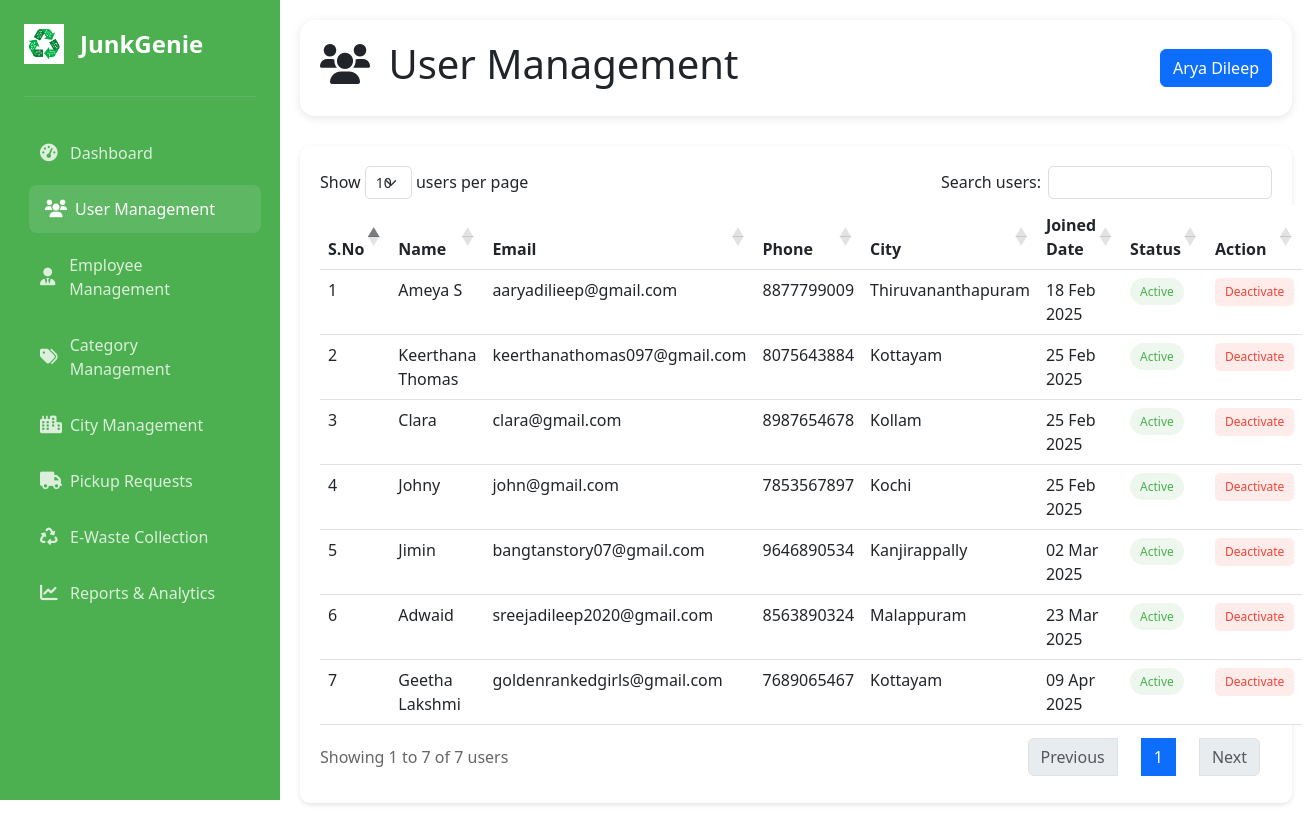
Page /usermanagement.php (signed in) on the committed database.
### tables this page shows
CREATE TABLE `users` (
  `user_id` int(11) NOT NULL,
  `fullname` varchar(100) NOT NULL,
  `email` varchar(100) NOT NULL,
  `phone` varchar(15) NOT NULL,
  `password` varchar(255) NOT NULL,
  `role` enum('Admin','Employee','End User') NOT NULL,
  `status` enum('Active','Inactive') DEFAULT 'Active',
  `address` text DEFAULT NULL,
  `created_at` timestamp NOT NULL DEFAULT current_timestamp(),
  `reset_token` varchar(100) DEFAULT NULL,
  `reset_token_expiry` datetime DEFAULT NULL,
  `zip_code` varchar(20) DEFAULT NULL,
  `verification_token` varchar(255) DEFAULT NULL,
  `is_verified` enum('Yes','No') DEFAULT 'No',
  `email_verification_token` varchar(255) DEFAULT NULL,
  `email_verified` tinyint(1) DEFAULT 0,
  `reset_otp` varchar(6) DEFAULT NULL,
  `reset_otp_expiry` datetime DEFAULT NULL,
  `is_active` tinyint(1) DEFAULT 1,
  `city_id` int(11) DEFAULT NULL,
  `google_id` varchar(255) DEFAULT NULL
);

CREATE TABLE `cities` (
  `city_id` int(11) NOT NULL,
  `city_name` varchar(100) NOT NULL,
  `is_active` tinyint(1) DEFAULT 1,
  `created_at` timestamp NOT NULL DEFAULT current_timestamp(),
  `user_id` int(11) DEFAULT NULL
);

### usermanagement.php (the view, shortened to what this page needs)
<?php
require_once 'connect.php';
$query = "SELECT
            ROW_NUMBER() OVER (ORDER BY u.created_at) as serial_no,
            u.user_id,
            u.fullname,
            u.email,
            u.phone,
            c.city_name,
            u.created_at,
            u.is_active
          FROM users u
          LEFT JOIN cities c ON u.city_id = c.city_id
          WHERE u.role = 'End User'
          ORDER BY u.created_at DESC";
$result = $conn->query($query);
?>
<!DOCTYPE html>
<html lang="en">
<head>
    <link href="https://cdn.jsdelivr.net/npm/bootstrap@5.3.0/dist/css/bootstrap.min.css" rel="stylesheet">
    <link href="https://cdn.datatables.net/1.11.5/css/dataTables.bootstrap5.min.css" rel="stylesheet">
    <link href="https://cdnjs.cloudflare.com/ajax/libs/font-awesome/6.0.0/css/all.min.css" rel="stylesheet">
</head>
<!DOCTYPE html>
<html lang="en">
<head>
    <link href="https://cdn.jsdelivr.net/npm/bootstrap@5.3.0/dist/css/bootstrap.min.css" rel="stylesheet">
    <link href="https://cdn.datatables.net/1.11.5/css/dataTables.bootstrap5.min.css" rel="stylesheet">
    <link href="https://cdnjs.cloudflare.com/ajax/libs/font-awesome/6.0.0/css/all.min.css" rel="stylesheet">
</head>
<body>
    <?php include 'sidebar.php'; ?>
    <div class="main-content">
        <div class="header">
            <h1>
                <i class="fas fa-users me-2"></i>
                User Management
            </h1>
            <div class="profile-dropdown">
                <button class="btn btn-primary"><?php echo htmlspecialchars($_SESSION['fullname']); ?></button>
            </div>
        </div>
        <div class="table-container">
            <table id="usersTable" class="table table-hover">
                <thead>
                    <tr>
                        <th>S.No</th>
                        <th>Name</th>
                        <th>Email</th>
                        <th>Phone</th>
                        <th>City</th>
                        <th>Joined Date</th>
                        <th>Status</th>
                        <th>Action</th>
                    </tr>
                </thead>
                <tbody>
                    <?php while($row = $result->fetch_assoc()): ?>
                    <tr>
                        <td><?php echo $row['serial_no']; ?></td>
                        <td><?php echo htmlspecialchars($row['fullname']); ?></td>
                        <td><?php echo htmlspecialchars($row['email']); ?></td>
                        <td><?php echo htmlspecialchars($row['phone']); ?></td>
                        <td><?php echo htmlspecialchars($row['city_name'] ?? 'N/A'); ?></td>
                        <td><?php echo date('d M Y', strtotime($row['created_at'])); ?></td>
                        <td>
                            <span class="status-badge <?php echo $row['is_active'] ? 'status-active' : 'status-inactive'; ?>">
                                <?php echo $row['is_active'] ? 'Active' : 'Inactive'; ?>
                            </span>
                        </td>
                        <td>
                            <form method="POST" class="d-inline">
                                <button type="submit" name="toggle_status"
                                        class="toggle-btn <?php echo $row['is_active'] ? 'toggle-deactivate' : 'toggle-activate'; ?>">
                                    <?php echo $row['is_active'] ? 'Deactivate' : 'Activate'; ?>
                                </button>
                            </form>
                        </td>
                    </tr>
                    <?php endwhile; ?>
                </tbody>
            </table>
        </div>
    </div>
</body>
</html>

### usermanagement.php (style rules this page uses)
:root { --primary-color: #4CAF50; --secondary-color: #388E3C; --accent-color: #8BC34A; --success-color: #2ecc71; --warning-color: #f1c40f; --danger-color: #e74c3c; --background-color: #f5f6fa; --text-color: #333; }
body { background: #f5f6fa; min-height: 100vh; }
.main-content { margin-left: 280px; padding: 20px; }
.header { background: white; padding: 20px; border-radius: 15px; box-shadow: 0 2px 10px rgba(0, 0, 0, 0.1); margin-bottom: 30px; display: flex; justify-content: space-between; align-items: center; }
.profile-dropdown { position: relative; display: inline-block; }
.table-container { background: white; padding: 20px; border-radius: 10px; box-shadow: 0 2px 5px rgba(0, 0, 0, 0.1); margin-bottom: 30px; }
.status-badge { padding: 5px 10px; border-radius: 20px; font-size: 12px; font-weight: 500; }
.status-active { background: rgba(76, 175, 80, 0.1); color: #4CAF50; }
.toggle-btn { padding: 5px 10px; border: none; border-radius: 5px; cursor: pointer; font-size: 12px; transition: all 0.3s ease; }
.toggle-deactivate { background: rgba(244, 67, 54, 0.1); color: #F44336; }

### sidebar.php (style rules this page uses)
.main-content { margin-left: 280px; padding: 20px; transition: margin-left 0.3s ease; }

### rows in the picture
users: serial_no "7", fullname "Geetha Lakshmi", email "goldenrankedgirls@gmail.com", phone "7689065467", city.city_name "Kottayam", created_at "09 Apr 2025", is_active "Active"
users: serial_no "6", fullname "Adwaid", email "sreejadileep2020@gmail.com", phone "8563890324", city.city_name "Malappuram", created_at "23 Mar 2025", is_active "Active"
users: serial_no "5", fullname "Jimin", email "bangtanstory07@gmail.com", phone "9646890534", city.city_name "Kanjirappally", created_at "02 Mar 2025", is_active "Active"
users: serial_no "4", fullname "Johny", email "john@gmail.com", phone "7853567897", city.city_name "Kochi", created_at "25 Feb 2025", is_active "Active"
users: serial_no "3", fullname "Clara", email "clara@gmail.com", phone "8987654678", city.city_name "Kollam", created_at "25 Feb 2025", is_active "Active"
users: serial_no "2", fullname "Keerthana Thomas", email "keerthanathomas097@gmail.com", phone "8075643884", city.city_name "Kottayam", created_at "25 Feb 2025", is_active "Active"
users: serial_no "1", fullname "Ameya S", email "aaryadilieep@gmail.com", phone "8877799009", city.city_name "Thiruvananthapuram", created_at "18 Feb 2025", is_active "Active"

### other values in the picture
$_SESSION['fullname'] "Arya Dileep"
